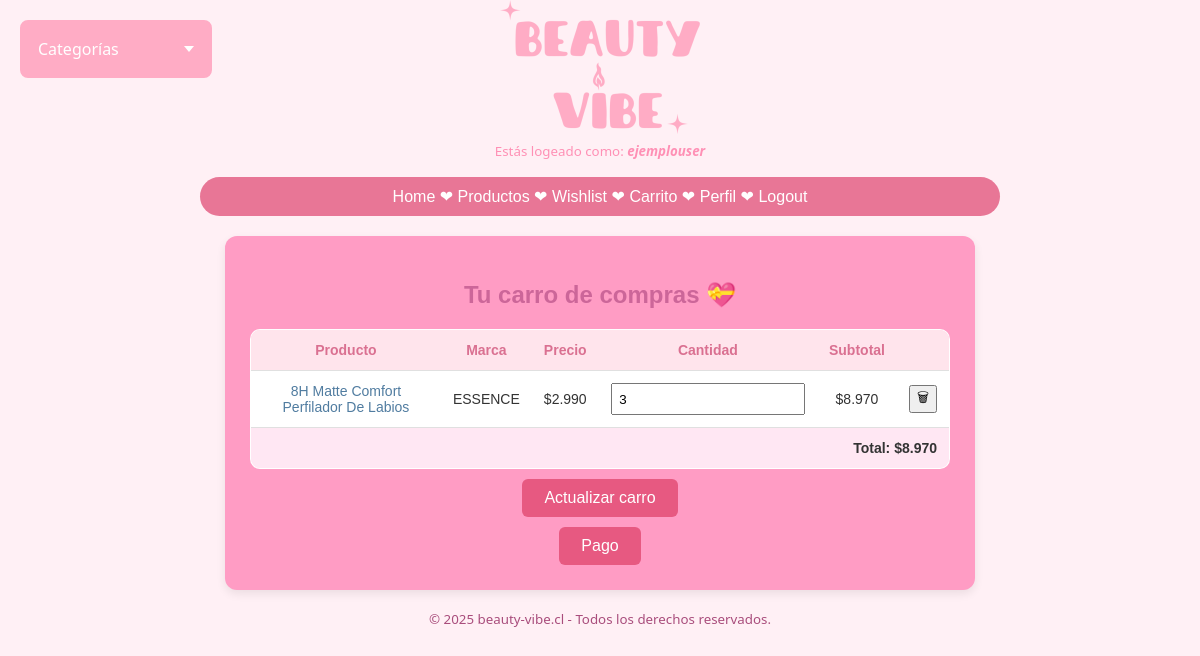
Screenshot of /carrito.php (signed in) with the database file from the repository.
### tables this page shows
CREATE TABLE `carrito` (
  `idCarrito` int(11) NOT NULL,
  `idUsuario` int(11) NOT NULL,
  `idProducto` int(11) NOT NULL,
  `cantidad` int(11) NOT NULL DEFAULT 1,
  `fechaAgregado` date NOT NULL
);

CREATE TABLE `productos` (
  `idProducto` int(11) NOT NULL,
  `nombre` varchar(50) NOT NULL,
  `marca` varchar(50) NOT NULL,
  `descripcion` text NOT NULL,
  `precio` int(11) NOT NULL,
  `stock` int(11) NOT NULL,
  `categoria` int(5) NOT NULL,
  `img` varchar(50) DEFAULT NULL
);

### carrito.php (the view, shortened to what this page needs)
<?php include "includes/header.php"; ?>
<?php include "includes/dropdown.php"; ?>
<?php include "includes/navbar.php"; ?>
<?php
require "api/conexion.php";
$sql = <<<EOL
  SELECT
    carrito.idProducto AS idProducto,
    carrito.cantidad AS cantidad,
    productos.nombre AS nombre,
    productos.marca AS marca,
    productos.precio AS precio
  FROM carrito
  INNER JOIN productos ON productos.idProducto = carrito.idProducto
  WHERE carrito.idUsuario = ?
EOL;
$q = $mysqli->prepare($sql);
$q->bind_param("i", $_SESSION["idUsuario"]);
$q->execute();
$r = $q->get_result();
$productos = ($r->num_rows > 0) ? $r->fetch_all(MYSQLI_ASSOC) : [];
$total = 0;
?>
<div class="wishlist-container">
    <h2>Tu carro de compras 💝</h2>
    <form method="post" action="">
    <table class="wishlist-table">
        <thead>
            <tr>
                <th>Producto</th>
                <th>Marca</th>
                <th>Precio</th>
                <th>Cantidad</th>
                <th>Subtotal</th>
                <th></th>
            </tr>
        </thead>
        <tbody>
        <?php foreach ($productos as $producto): ?>
            <tr>
                <td><a href="producto.php?p=<?= $producto["idProducto"] ?>"><?= $producto["nombre"] ?></a></td>
                <td><?= $producto["marca"] ?></td>
                <td>$<?= number_format($producto["precio"], 0, ",", ".") ?></td>
                <td><input name="c<?= $producto["idProducto"] ?>" type="number" min="0" value="<?= $producto["cantidad"] ?>" size="3"></td>
                <td>$<?= number_format($producto["precio"] * $producto["cantidad"], 0, ",", ".") ?> </td>
                <td><button type="button" onclick="quitar(<?= $producto["idProducto"] ?>)"> 🗑 </button></td>
                <?php $total += $producto["precio"] * $producto["cantidad"] ?>
            </tr>
        <?php endforeach; ?>
        <tr>
          <td colspan="6" class="total">Total: $<?= number_format($total, 0, ",", ".") ?></td>
        </tr>
        </tbody>
    </table>
    <input type="submit" class="registerbtn" name="actualizar" value="Actualizar carro">
    <br>
    <button type="button" class="registerbtn" onclick="pagar()">Pago</button>
    </form>
</div>
<?php include "includes/footer.php"; ?>

### styles/main.css (style rules this page uses)
body { margin: 0; padding: 0; max-width: 900px; margin: 0 auto; font-family: 'Segoe UI', Tahoma, Geneva, Verdana, sans-serif; background-color: #fff0f5; color: #333; }
a { transition: 0.2s; text-decoration: none; color: rgb(255, 255, 255); }
.registerbtn { position: relative; padding: 10px 22px; border-radius: 6px; border: none; color: #fff; cursor: pointer; background-color: #e75981; font-size: 16px; margin-top: 10px; margin-bottom: 100; }
table { width: 100%; border-collapse: separate; border-spacing: 0; border: 1px solid #e0e0e0; border-radius: 12px; overflow: hidden; margin-top: 20px; }
th, td { padding: 12px; text-align: center; border-bottom: 1px solid #e0e0e0; }
tbody tr:last-child td { border-bottom: none; }
th { background-color: #ffe4ec; color: #da7091; }
.wishlist-container { background-color: #ff9cc4; padding: 25px; border-radius: 12px; box-shadow: 0 4px 10px rgba(0, 0, 0, 0.08); width: 90%; max-width: 700px; text-align: center; font-family: Verdana, sans-serif; margin-top: 20px; margin: 20px auto; }
.wishlist-container h2 { color: #cc6699; margin-bottom: 15px; }
.wishlist-table { width: 100%; border-collapse: collapse; background-color: #fff; border-radius: 10px; overflow: hidden; }
.wishlist-table a { color:rgb(80, 124, 160); }
.wishlist-table th, .wishlist-table td { padding: 12px; text-align: center; font-size: 14px; }
.wishlist-table thead { background-color: #ffd6e8; color: #a94d7c; }
.wishlist-table tbody tr:nth-child(even) { background-color: #fff5fa; }
.wishlist-table tbody td.total { background-color: #ffe7f3; text-align:right; font-weight:bold; }
.wishlist-table td input { padding: 5pt; }

### rows the page displays
carrito: idProducto.nombre "8H Matte Comfort Perfilador De Labios", idProducto.marca "ESSENCE", idProducto.precio "2.990", cantidad "3", $producto["precio"] * $producto["cantidad"] "8.970"

### other values shown
$_SESSION["username"] "ejemplouser"
$total "8.970"
